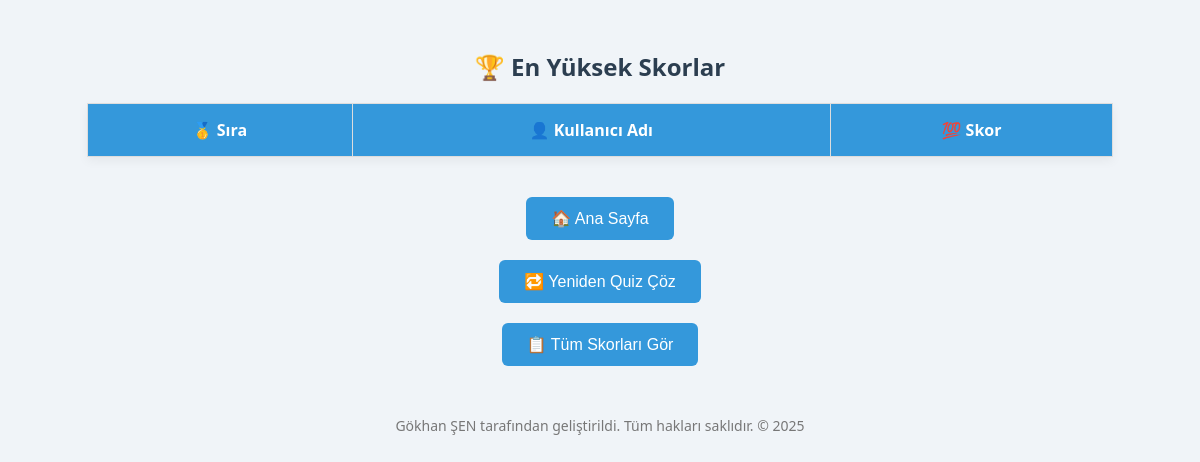
Before: /scores with the older database file.
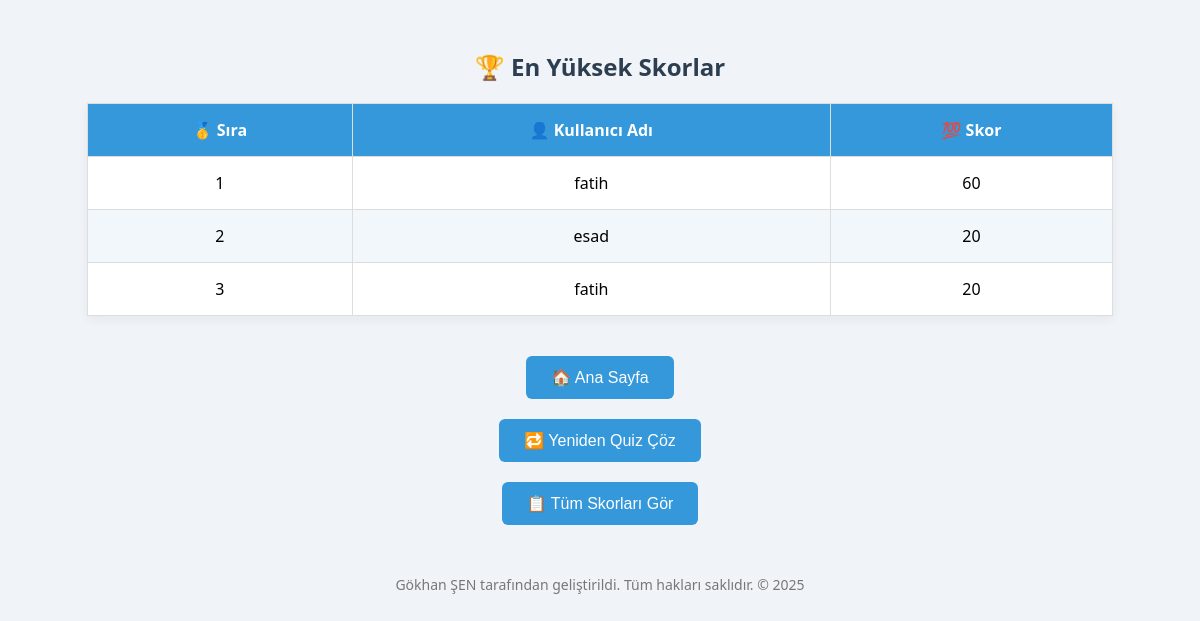
After: the same page with the newer database file.
### flask_quiz_app/models.py (models this page shows)
class Score(db.Model):
    id = db.Column(db.Integer, primary_key=True)
    score = db.Column(db.Integer, nullable=False)
    user_id = db.Column(db.Integer, db.ForeignKey('user.id'), nullable=False)

class User(db.Model):
    id = db.Column(db.Integer, primary_key=True)
    username = db.Column(db.String(80), unique=True, nullable=False)
    highest_score = db.Column(db.Integer, default=0)
    last_score = db.Column(db.Integer, default=0)
    results = db.relationship('Result', back_populates='user', cascade='all, delete-orphan')
    scores = db.relationship('Score', backref='user', lazy=True, cascade='all, delete-orphan')

### flask_quiz_app/routes.py (the view)
@quiz_bp.route('/scores')
def top_scores():
    results = Score.query.order_by(Score.score.desc()).limit(10).all()
    return render_template('scores.html', results=results, show_all=False)

### flask_quiz_app/templates/scores.html (shortened to what this page needs)
<!DOCTYPE html>
<html lang="tr">
<head>
    <link rel="stylesheet" href="{{ url_for('static', filename='css/style.css') }}">
</head>
<body>
    <h2>🏆 En Yüksek Skorlar</h2>
    <table>
        <thead>
            <tr>
                <th>🥇 Sıra</th>
                <th>👤 Kullanıcı Adı</th>
                <th>💯 Skor</th>
            </tr>
        </thead>
        <tbody>
            {% for result in results %}
            <tr>
                <td>{{ loop.index }}</td>
                <td>{{ result.user.username }}</td>
                <td>{{ result.score }}</td>
            </tr>
            {% endfor %}
        </tbody>
    </table>
    <div class="button-container">
        <form action="/" method="get">
            <button>🏠 Ana Sayfa</button>
        </form>
        <form action="/quiz" method="get">
            <button>🔁 Yeniden Quiz Çöz</button>
        </form>
        {% if not show_all %}
        <form action="{{ url_for('quiz_bp.all_scores') }}" method="get">
            <button>📋 Tüm Skorları Gör</button>
        </form>
        {% endif %}
    </div>
    <footer>
        <p>Gökhan ŞEN tarafından geliştirildi. Tüm hakları saklıdır. © 2025</p>
    </footer>
</body>
</html>

### flask_quiz_app/static/style.css (style rules this page uses)
body { font-family: 'Segoe UI', Tahoma, Geneva, Verdana, sans-serif; background-color: #f0f4f8; margin: 0; padding: 30px; text-align: center; }
h2 { color: #2c3e50; }
table { width: 90%; margin: 20px auto; border-collapse: collapse; background-color: #ffffff; box-shadow: 0 4px 10px rgba(0,0,0,0.05); }
th, td { padding: 15px; border: 1px solid #ddd; text-align: center; }
th { background-color: #3498db; color: white; }
tr:nth-child(even) { background-color: #f2f7fb; }
button { padding: 12px 25px; margin: 10px; font-size: 16px; border: none; border-radius: 6px; background-color: #3498db; color: white; cursor: pointer; }
.button-container { margin-top: 30px; }
footer { margin-top: 40px; font-size: 14px; color: #777; }

Changed rows visible on the page:
added Score: user.username "fatih", score "60"
added Score: user.username "esad", score "20"
added Score: user.username "fatih", score "20"
